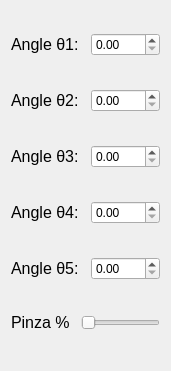
                    <widget class="QWidget" name="layoutWidget_9">
                        <property name="geometry">
                            <rect>
                                <x>10</x>
                                <y>40</y>
                                <width>171</width>
                                <height>371</height>
                            </rect>
                        </property>
                        <layout class="QVBoxLayout" name="VEn_Dir_3">
                            <property name="spacing">
                                <number>11</number>
                            </property>
                            <item>
                                <layout class="QHBoxLayout" name="Motore1_3" stretch="0,0">
                                    <item>
                                        <widget class="QLabel" name="Angle1_dir">
                                            <property name="font">
                                                <font>
                                                    <pointsize>12</pointsize>
                                                </font>
                                            </property>
                                            <property name="text">
                                                <string>Angle θ1:</string>
                                            </property>
                                        </widget>
                                    </item>
                                    <item>
                                        <widget class="QDoubleSpinBox" name="AngleDir_1"/>
                                    </item>
                                </layout>
                            </item>
                            <item>
                                <layout class="QHBoxLayout" name="Motore2_3" stretch="0,0">
                                    <item>
                                        <widget class="QLabel" name="Angle2_dir">
                                            <property name="font">
                                                <font>
                                                    <pointsize>12</pointsize>
                                                </font>
                                            </property>
                                            <property name="text">
                                                <string>Angle θ2:</string>
                                            </property>
                                        </widget>
                                    </item>
                                    <item>
                                        <widget class="QDoubleSpinBox" name="AngleDir_2"/>
                                    </item>
                                </layout>
                            </item>
                            <item>
                                <layout class="QHBoxLayout" name="Motore3_3" stretch="0,0">
                                    <item>
                                        <widget class="QLabel" name="Angle3_dir">
                                            <property name="font">
                                                <font>
                                                    <pointsize>12</pointsize>
                                                </font>
                                            </property>
                                            <property name="text">
                                                <string>Angle θ3:</string>
                                            </property>
                                        </widget>
                                    </item>
                                    <item>
                                        <widget class="QDoubleSpinBox" name="AngleDir_3"/>
                                    </item>
                                </layout>
                            </item>
                            <item>
                                <layout class="QHBoxLayout" name="Motore4_3" stretch="0,0">
                                    <item>
                                        <widget class="QLabel" name="Angle4_dir">
                                            <property name="font">
                                                <font>
                                                    <pointsize>12</pointsize>
                                                </font>
                                            </property>
                                            <property name="text">
                                                <string>Angle θ4:</string>
                                            </property>
                                        </widget>
                                    </item>
                                    <item>
                                        <widget class="QDoubleSpinBox" name="AngleDir_4"/>
                                    </item>
                                </layout>
                            </item>
                            <item>
                                <layout class="QHBoxLayout" name="Motore5_3" stretch="0,0">
                                    <item>
                                        <widget class="QLabel" name="Angle5_dir">
                                            <property name="font">
                                                <font>
                                                    <pointsize>12</pointsize>
                                                </font>
                                            </property>
                                            <property name="text">
                                                <string>Angle θ5:</string>
                                            </property>
                                        </widget>
                                    </item>
                                    <item>
                                        <widget class="QDoubleSpinBox" name="AngleDir_5"/>
                                    </item>
                                </layout>
                            </item>
                            <item>
                                <layout class="QHBoxLayout" name="Motore6_3" stretch="0,0">
                                    <item>
                                        <widget class="QLabel" name="Angle6_dir">
                                            <property name="font">
                                                <font>
                                                    <pointsize>12</pointsize>
                                                </font>
                                            </property>
                                            <property name="text">
                                                <string>Pinza %</string>
                                            </property>
                                        </widget>
                                    </item>
                                    <item>
                                        <widget class="QSlider" name="AngleDir_6">
                                            <property name="orientation">
                                                <enum>Qt::Horizontal</enum>
                                            </property>
                                        </widget>
                                    </item>
                                </layout>
                            </item>
                        </layout>
                    </widget>
